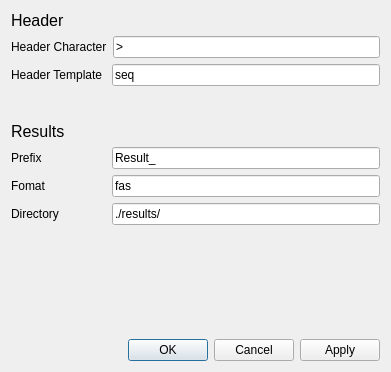
<?xml version="1.0" encoding="UTF-8"?>
<ui version="4.0">
 <class>SettingsDialog</class>
 <widget class="QDialog" name="SettingsDialog">
  <property name="geometry">
   <rect>
    <x>0</x>
    <y>0</y>
    <width>391</width>
    <height>372</height>
   </rect>
  </property>
  <property name="minimumSize">
   <size>
    <width>350</width>
    <height>350</height>
   </size>
  </property>
  <property name="maximumSize">
   <size>
    <width>700</width>
    <height>700</height>
   </size>
  </property>
  <property name="windowTitle">
   <string>Settings Dialog</string>
  </property>
  <layout class="QVBoxLayout" name="verticalLayout">
   <item>
    <layout class="QVBoxLayout" name="headerLayout">
     <item>
      <widget class="QLabel" name="headerLabel">
       <property name="font">
        <font>
         <pointsize>12</pointsize>
        </font>
       </property>
       <property name="text">
        <string>Header</string>
       </property>
      </widget>
     </item>
     <item>
      <layout class="QHBoxLayout" name="headerCharacterLayout">
       <item>
        <widget class="QLabel" name="headerCharacterLabel">
         <property name="minimumSize">
          <size>
           <width>95</width>
           <height>0</height>
          </size>
         </property>
         <property name="text">
          <string>Header Character</string>
         </property>
        </widget>
       </item>
       <item>
        <widget class="QLineEdit" name="headerCharacterEdit">
         <property name="text">
          <string>&gt;</string>
         </property>
        </widget>
       </item>
      </layout>
     </item>
     <item>
      <layout class="QHBoxLayout" name="headerTemplateLayout">
       <item>
        <widget class="QLabel" name="headerTemplateLabel">
         <property name="minimumSize">
          <size>
           <width>95</width>
           <height>0</height>
          </size>
         </property>
         <property name="text">
          <string>Header Template</string>
         </property>
        </widget>
       </item>
       <item>
        <widget class="QLineEdit" name="headerTemplateEdit">
         <property name="text">
          <string>seq</string>
         </property>
        </widget>
       </item>
      </layout>
     </item>
    </layout>
   </item>
   <item>
    <spacer name="fixedSpacer">
     <property name="orientation">
      <enum>Qt::Vertical</enum>
     </property>
     <property name="sizeType">
      <enum>QSizePolicy::Fixed</enum>
     </property>
     <property name="sizeHint" stdset="0">
      <size>
       <width>20</width>
       <height>30</height>
      </size>
     </property>
    </spacer>
   </item>
   <item>
    <layout class="QVBoxLayout" name="resultsLayout">
     <item>
      <widget class="QLabel" name="resultsLabel">
       <property name="font">
        <font>
         <pointsize>12</pointsize>
        </font>
       </property>
       <property name="text">
        <string>Results</string>
       </property>
      </widget>
     </item>
     <item>
      <layout class="QHBoxLayout" name="prefixLayout">
       <item>
        <widget class="QLabel" name="prefixLabel">
         <property name="minimumSize">
          <size>
           <width>95</width>
           <height>0</height>
          </size>
         </property>
         <property name="text">
          <string>Prefix</string>
         </property>
        </widget>
       </item>
       <item>
        <widget class="QLineEdit" name="prefixEdit">
         <property name="text">
          <string>Result_</string>
         </property>
        </widget>
       </item>
      </layout>
     </item>
     <item>
      <layout class="QHBoxLayout" name="formatLayout">
       <item>
        <widget class="QLabel" name="formatLabel">
         <property name="minimumSize">
          <size>
           <width>95</width>
           <height>0</height>
          </size>
         </property>
         <property name="text">
          <string>Fomat</string>
         </property>
        </widget>
       </item>
       <item>
        <widget class="QLineEdit" name="formatEdit">
         <property name="text">
          <string>fas</string>
         </property>
        </widget>
       </item>
      </layout>
     </item>
     <item>
      <layout class="QHBoxLayout" name="directoryLayout">
       <item>
        <widget class="QLabel" name="directoryLabel">
         <property name="minimumSize">
          <size>
           <width>95</width>
           <height>0</height>
          </size>
         </property>
         <property name="text">
          <string>Directory</string>
         </property>
        </widget>
       </item>
       <item>
        <widget class="QLineEdit" name="directoryEdit">
         <property name="text">
          <string>./results/</string>
         </property>
        </widget>
       </item>
      </layout>
     </item>
    </layout>
   </item>
   <item>
    <spacer name="verticalSpacer">
     <property name="orientation">
      <enum>Qt::Vertical</enum>
     </property>
     <property name="sizeHint" stdset="0">
      <size>
       <width>20</width>
       <height>40</height>
      </size>
     </property>
    </spacer>
   </item>
   <item>
    <widget class="QDialogButtonBox" name="buttonBox">
     <property name="orientation">
      <enum>Qt::Horizontal</enum>
     </property>
     <property name="standardButtons">
      <set>QDialogButtonBox::Apply|QDialogButtonBox::Cancel|QDialogButtonBox::Ok</set>
     </property>
    </widget>
   </item>
  </layout>
 </widget>
 <resources/>
 <connections>
  <connection>
   <sender>buttonBox</sender>
   <signal>accepted()</signal>
   <receiver>SettingsDialog</receiver>
   <slot>accept()</slot>
   <hints>
    <hint type="sourcelabel">
     <x>248</x>
     <y>254</y>
    </hint>
    <hint type="destinationlabel">
     <x>157</x>
     <y>274</y>
    </hint>
   </hints>
  </connection>
  <connection>
   <sender>buttonBox</sender>
   <signal>rejected()</signal>
   <receiver>SettingsDialog</receiver>
   <slot>reject()</slot>
   <hints>
    <hint type="sourcelabel">
     <x>316</x>
     <y>260</y>
    </hint>
    <hint type="destinationlabel">
     <x>286</x>
     <y>274</y>
    </hint>
   </hints>
  </connection>
 </connections>
</ui>
